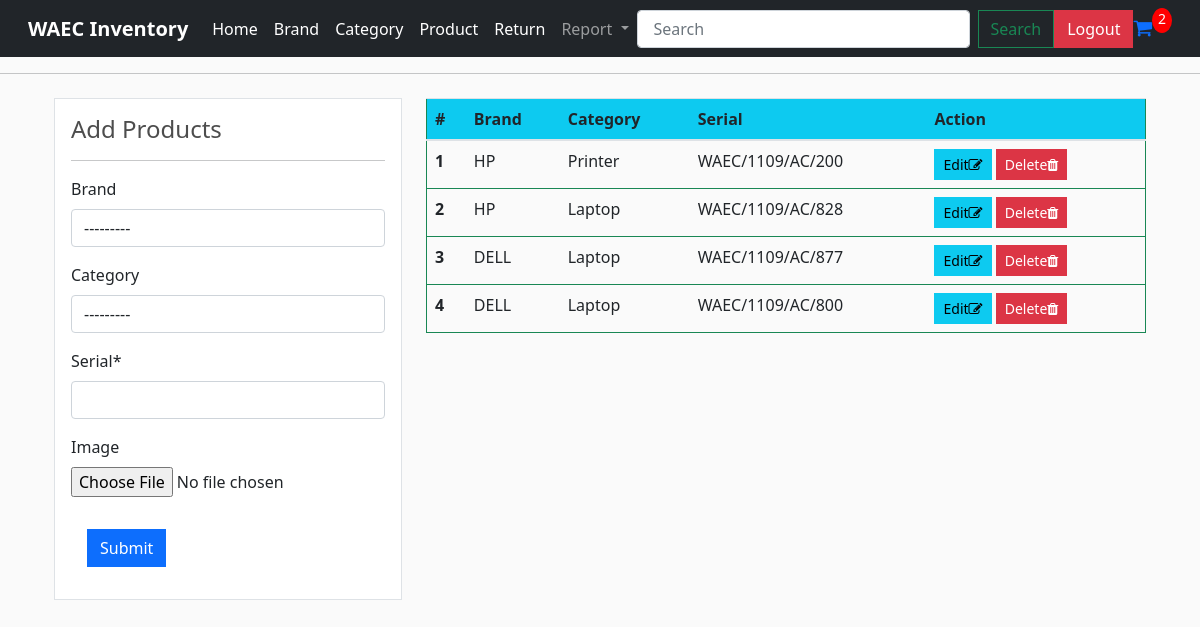
Screenshot of /product/ (signed in) with the database file from the repository.
### store/models.py (models this page shows, shortened)
class Brand(models.Model):
    brand = models.CharField(max_length=200,null=True)
    def __str__(self):
        return self.brand

class Category(models.Model):
    brand=models.ForeignKey(Brand,on_delete=models.SET_NULL,null=True,blank=True)
    category=models.CharField(max_length=200,null=True)
    def __str__(self):
        return self.category

class Product(models.Model):
    brand = models.ForeignKey(Brand, on_delete=models.SET_NULL, null=True, blank=True)
    category = models.ForeignKey(Category,on_delete=models.SET_NULL,null=True,blank=True)
    serial = models.CharField(max_length=200,null=True)
    status=models.BooleanField(default=True,null=True,blank=False)
    image = models.ImageField(null=True, blank=True,upload_to='images')
    class Meta:
        ordering=('-id',)

### store/views.py (the view)
# urls.py: path('product/',views.product,name="product"),
@login_required(login_url='login')
def product(request):
    if request.user.is_authenticated:
        receiver=request.user.receiver
        order,created=Order.objects.get_or_create(receiver=receiver,complete=False)
        items=order.orderitem_set.all()
        cartItems=order.getCartItems
    else:
        items=[]
        order={'getCartItems':0,'shipping':False}
        cartItems=order['getCartItems']
    items=Product.objects.all()
    if request.method=='POST':
        form=ProdutForm(request.POST, request.FILES)
        if form.is_valid():
            form.save()
            return redirect('product')
    else:
        form=ProdutForm()
    context={'items':items,'form':form,'cartItems':cartItems}
    return render(request,'store/product.html',context)

### store/forms.py
class ProdutForm(forms.ModelForm):
    class Meta:
        model=Product
        serial=forms.CharField(label='Serial')
        fields=['brand','category','serial','image']

### store/models.py (called while the page is built)
    @property
    def getCartItems(self):
        orderitems = self.orderitem_set.all()
        total = sum([item.quantity for item in orderitems])
        return total

### store/Templates/store/product.html (shortened to what this page needs)
{% extends 'store/main.html' %}
{% load static %}
{% load crispy_forms_tags %}
{% block content %}
<div class="container">
    <div class="row my-4">
      <div class="col-md-4">
        <div class="border bg-white p-3">
          <h4>Add Products</h4>
          <hr>
          <form method="POST" enctype="multipart/form-data">
              {{form|crispy}}
              <button type="submit" class="btn btn-primary m-3">Submit</button>
          </form>
        </div>
      </div>
      <div class="col md-8">
        <table class="table border border-success">
          <thead class="bg-info">
            <tr>
              <th scope="col">#</th>
              <th scope="col">Brand</th>
              <th scope="col">Category</th>
              <th scope="col">Serial</th>
              <th scope="col">Action</th>
            </tr>
          </thead>
          <tbody>
            {%for item in items%}
            <tr>
              <th scope="row">{{forloop.counter}}</th>
              <td>{{item.brand}}</td>
              <td>{{item.category}}</td>
              <td>{{item.serial}}</td>
              <td>
                <a class="btn btn-info btn-sm" href="{% url 'store-product-update' item.id %}">Edit<i class="fa fa-edit"></i></a>
                <a class="btn btn-danger btn-sm" href="{% url 'store-product-delete' item.id %}">Delete<i class="fa fa-trash"></i></a>
              </td>
            </tr>
           {% endfor %}
          </tbody>
        </table>
      </div>
    </div>
  </div>
{% endblock %}

### static/css/main.css (style rules this page uses)
body { background-color: hsl(0, 0%, 98%); }
h1,h2,h3,h4,h5,h6 { color:hsl(0, 0%, 30%); }
.btn { border-radius: 0; }

### rows the page displays
Brand: brand "---------"
Category: category "---------"
Product: brand "HP", category "Printer", serial "WAEC/1109/AC/200"
Product: brand "HP", category "Laptop", serial "WAEC/1109/AC/828"
Product: brand "DELL", category "Laptop", serial "WAEC/1109/AC/877"
Product: brand "DELL", category "Laptop", serial "WAEC/1109/AC/800"

### other values shown
{{ cartItems }} "2"
